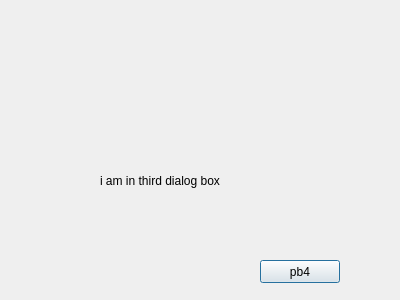
<?xml version="1.0" encoding="UTF-8"?>
<ui version="4.0">
 <class>third_Dialog</class>
 <widget class="QDialog" name="third_Dialog">
  <property name="geometry">
   <rect>
    <x>0</x>
    <y>0</y>
    <width>400</width>
    <height>300</height>
   </rect>
  </property>
  <property name="windowTitle">
   <string>Dialog</string>
  </property>
  <widget class="QLabel" name="label">
   <property name="geometry">
    <rect>
     <x>100</x>
     <y>120</y>
     <width>221</width>
     <height>121</height>
    </rect>
   </property>
   <property name="text">
    <string>i am in third dialog box </string>
   </property>
  </widget>
  <widget class="QPushButton" name="pb4">
   <property name="geometry">
    <rect>
     <x>260</x>
     <y>260</y>
     <width>80</width>
     <height>23</height>
    </rect>
   </property>
   <property name="text">
    <string>pb4</string>
   </property>
  </widget>
 </widget>
 <resources/>
 <connections/>
</ui>
